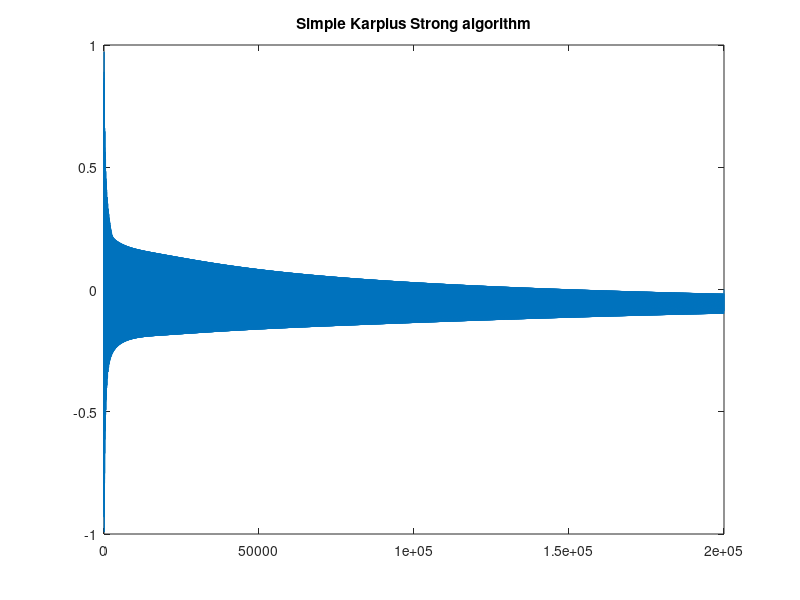

Reproduce this figure in MATLAB.
% define input parameters
freqHz = 500;
iterations = 200000;
fs = 44100;
lpf_a = 0.5;                                            % low pass filter factor (decaying factor)

% Karplus strong function - - - - - - - - - - - - - - - - - - - - - - - - - - - - 

N = floor(fs/freqHz);                                   % compute delay line length
x = 2 * rand(1,N) - 1;                                  % generate noise centered at zero

delayline = [zeros(1,N+1)];                             % initialize delayline
dloffset = length(delayline)-1;                         % compute delay offset

if iterations > length(x)
    diff = iterations - length(x);
    x = [x zeros(1,diff)];
end

y = 0;                                                  % initialize new sample
signal = zeros(1,iterations);                           % initialize output signal
n = 1;                                                  % initialize iterator

while n < iterations
    y = x(n) + lpf_a * delayline(N) + (1-lpf_a) * delayline(N+1);       % karplus strong with variable low pass filter
    
    delayline = [y, delayline(1:dloffset)];             % shift delay line and write new sample
    signal(n) = y;                                      % append new sample to output signal
    
    n = n+1;                                            % increase iterator
end
figure;plot(signal);title('Simple Karplus Strong algorithm')   % show signal
% soundsc(signal, fs)                                     % play it
